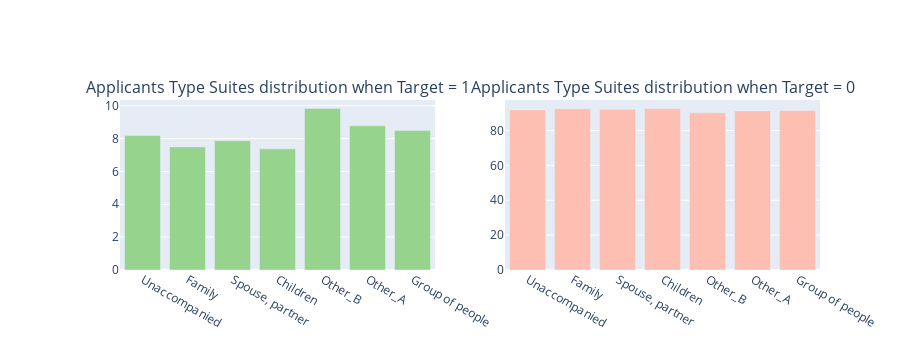

Notebook cell for this chart:
### Markdown cell above
> Top 3 Type Suites which applies for loan are the houses which are:  
    - Unaccompanined (about 248K applicants) 
    - Family (about 40K applicants)  
    - Spouse, partner (about 11K applicants)    
> The income type of people who applies for loan include about 8 categroes, top ones are : 
    - Working Class (158K)
    - Commercial Associate (71K)
    - Pensiner (55K)

### <a id="2.6.1">2.6.1 How does Target Varies with Suite and Income Type of Applicants </a>

### Code cell
tr1, tr2 = gp('NAME_TYPE_SUITE', 'Applicants Type Suites which repayed the loan')
fig = tools.make_subplots(rows=1, cols=2, print_grid=False, 
                          subplot_titles = ["Applicants Type Suites distribution when Target = 1", "Applicants Type Suites distribution when Target = 0"])
fig.append_trace(tr1, 1, 1);
fig.append_trace(tr2, 1, 2);
fig['layout'].update(height=350, showlegend=False, margin=dict(l=120));
iplot(fig);


tr1, tr2 = gp('NAME_INCOME_TYPE', 'Applicants Income Types which repayed the loan')
fig = tools.make_subplots(rows=1, cols=2, print_grid=False, 
                          subplot_titles = ["Applicants Income Types when Target = 1", "Applicants Income Type When Target = 0"])
fig.append_trace(tr1, 1, 1);
fig.append_trace(tr2, 1, 2);
fig['layout'].update(height=350, showlegend=False, margin=dict(l=120));
iplot(fig);

### Figure 1 — Plotly figure (JSON) as saved in the notebook; plotly's stock layout.template omitted (floating-point values rounded to 4 significant figures)
{"data": [{"marker": {"color": "#96D38C"}, "name": "Target : 1", "type": "bar", "x": ["Unaccompanied", "Family", "Spouse, partner", "Children", "Other_B", "Other_A", "Group of people"], "xaxis": "x", "y": [8.183, 7.495, 7.872, 7.377, 9.831, 8.776, 8.487], "yaxis": "y"}, {"marker": {"color": "#FEBFB3"}, "name": "Target : 0", "type": "bar", "x": ["Unaccompanied", "Family", "Spouse, partner", "Children", "Other_B", "Other_A", "Group of people"], "xaxis": "x2", "y": [91.82, 92.51, 92.13, 92.62, 90.17, 91.22, 91.51], "yaxis": "y2"}], "layout": {"annotations": [{"font": {"size": 16}, "showarrow": false, "text": "Applicants Type Suites distribution when Target = 1", "x": 0.225, "xanchor": "center", "xref": "paper", "y": 1, "yanchor": "bottom", "yref": "paper"}, {"font": {"size": 16}, "showarrow": false, "text": "Applicants Type Suites distribution when Target = 0", "x": 0.775, "xanchor": "center", "xref": "paper", "y": 1, "yanchor": "bottom", "yref": "paper"}], "height": 350, "margin": {"l": 120}, "showlegend": false, "xaxis": {"anchor": "y", "domain": [0, 0.45]}, "xaxis2": {"anchor": "y2", "domain": [0.55, 1]}, "yaxis": {"anchor": "x", "domain": [0, 1]}, "yaxis2": {"anchor": "x2", "domain": [0, 1]}}}
